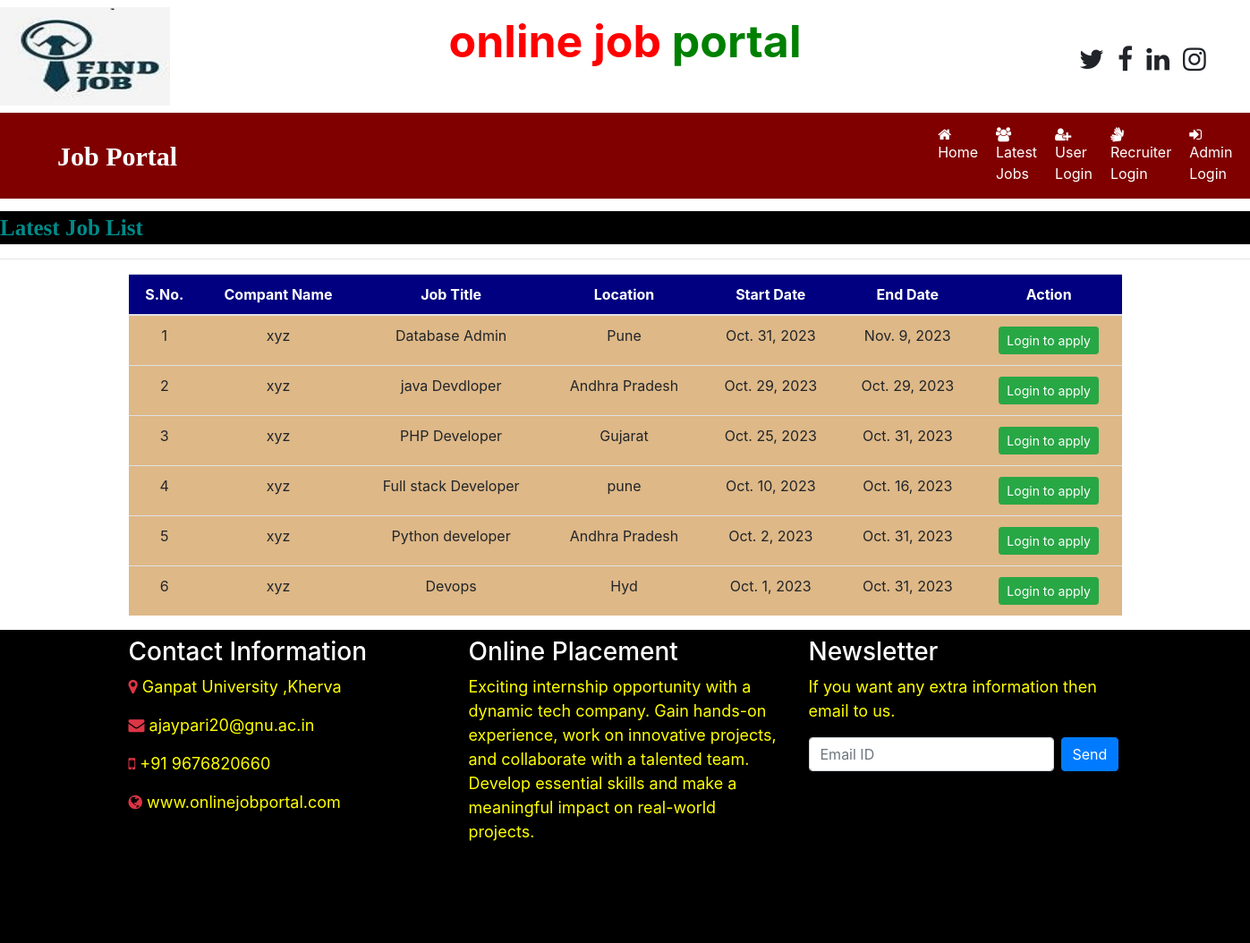
The page /latest_jobs on the database its author committed.
### job/models.py (models this page shows, shortened)
class Job(models.Model):
    recruiter = models.ForeignKey(Recruiter,on_delete=models.CASCADE)
    start_date = models.DateField()
    end_date = models.DateField()
    title = models.CharField(max_length=100)
    salary = models.FloatField(max_length=20)
    image = models.FileField()
    description = models.CharField(max_length=300)
    experience = models.CharField(max_length=50)
    location = models.CharField(max_length=100)
    skills = models.CharField(max_length=100)
    creationdate = models.DateField()

class Recruiter(models.Model):
    user = models.ForeignKey(User,on_delete=models.CASCADE)
    mobile = models.CharField(max_length=15,null=True)
    image = models.FileField(null=True)
    gender = models.CharField(max_length=15,null=True)
    company = models.CharField(max_length=150,null=True)
    type = models.CharField(max_length=15,null=True)
    status = models.CharField(max_length=25, null=True)

### job/views.py (the view)
# urls.py: path('latest_jobs',latest_jobs,name="latest_jobs"),
def latest_jobs(request):
    job = Job.objects.all().order_by("-start_date")
    d = {"job": job}
    return render(request,'latest_jobs.html',d)

### job/templates/latest_jobs.html (shortened to what this page needs)
{% load static %}
{% block body %}
{% include 'navigation.html'%}
<marquee style="font-family:'Monotype Corsiva';font-size:25px;color:darkcyan;background-color:black;font-weight:bold;margin-top:1%">
    Latest Job List
</marquee>
<hr>
<div class="container">
<table class="table table-hover" id="example">
    <thead>
    <tr style = "background-color : #000080;color:white">
        <th>S.No.</th>
        <th>Compant Name</th>
        <th>Job Title</th>
        <th>Location</th>
        <th>Start Date</th>
        <th>End Date</th>
        <th>Action</th>
    </tr>
    </thead>
    <tbody>
    {% for i in job %}
    <tr style = "background-color : #DEB887">
        <td>{{forloop.counter}}</td>
        <td>{{i.recruiter.company}}</td>
        <td>{{i.title}}</td>
        <td>{{i.location}}</td>
        <td>{{i.start_date}}</td>
        <td>{{i.end_date}}</td>
        <td><a href="{% url 'user_login' %}" class="btn btn-success btn-sm" >Login to apply</a>
        </td>
    </tr>
    {% endfor %}
    </tbody>
</table>
</div>
{% include 'footer.html' %}
{% endblock %}

### job/templates/latest_jobs.html (style rules this page uses)
tr { text-align : center }

### rows shown on the page
Job: recruiter.company "xyz", title "Database Admin", location "Pune", start_date "Oct. 31, 2023", end_date "Nov. 9, 2023"
Job: recruiter.company "xyz", title "java Devdloper", location "Andhra Pradesh", start_date "Oct. 29, 2023", end_date "Oct. 29, 2023"
Job: recruiter.company "xyz", title "PHP Developer", location "Gujarat", start_date "Oct. 25, 2023", end_date "Oct. 31, 2023"
Job: recruiter.company "xyz", title "Full stack Developer", location "pune", start_date "Oct. 10, 2023", end_date "Oct. 16, 2023"
Job: recruiter.company "xyz", title "Python developer", location "Andhra Pradesh", start_date "Oct. 2, 2023", end_date "Oct. 31, 2023"
Job: recruiter.company "xyz", title "Devops", location "Hyd", start_date "Oct. 1, 2023", end_date "Oct. 31, 2023"
